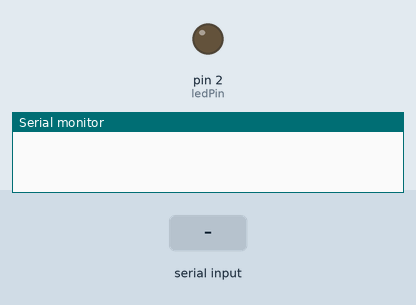
Bench run of a sketch on a simulated Arduino Uno, built with avr-gcc and run on an emulated ATmega328P. On the bench: output pins drawn as LEDs (lit = HIGH), the last lines printed to the serial monitor. Inputs (shaded band) come from the test bench.

Above: at 1.2 s.
1.3 s: "O" received over Serial
At 2.0 s:
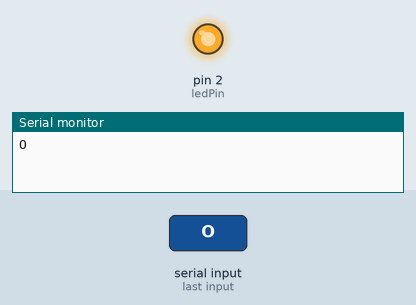
2.8 s: "o" received over Serial
At 3.8 s:
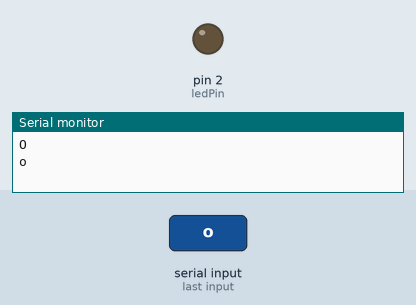
Timing chart, 0 to 5.8 s (numbered marks = the images above; inputs shaded):
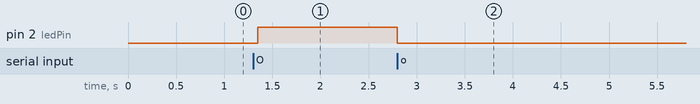

Measured:
- after the input at 1.3 s, pin 2 (ledPin): LOW → HIGH after 0.05 s
- after the input at 2.8 s, pin 2 (ledPin): HIGH → LOW at once

The sketch:

Bluetooth_Module_with_Arduino.ino
```cpp
int ledPin = 2;

void setup(){
  pinMode(ledPin, OUTPUT);
  Serial.begin(9600);
}

void loop() {
  if(Serial.available()>0){
    char data= Serial.read(); // reading the data received from the bluetooth module
    switch(data){
      case 'O': digitalWrite(ledPin, HIGH);
      break;
      case 'o': digitalWrite(ledPin, LOW);
      break;
      default : break;
    }
      Serial.println(data);
  }
  delay(50);
}
```
